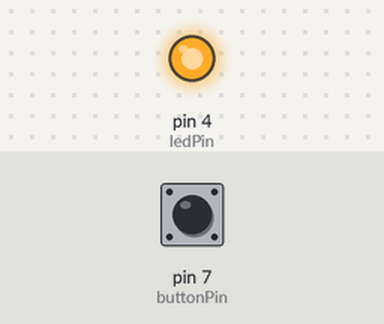
Recording of a sketch running on a simulated Arduino Uno, built with avr-gcc and run on an emulated ATmega328P. On the bench: output pins drawn as LEDs (lit = HIGH). The inputs (shaded band) are chosen by the test bench; at power-on: pin 7 (buttonPin) LOW. EEPROM starts erased.

Above: at 1.2 s.
1.3 s: pin 7 (buttonPin) pulled HIGH for 0.15 s
At 2.5 s:
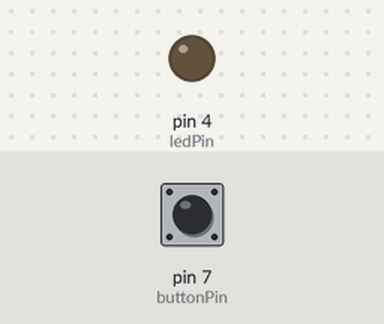
2.9 s: pin 7 (buttonPin) pulled HIGH for 1 s
At 3.7 s:
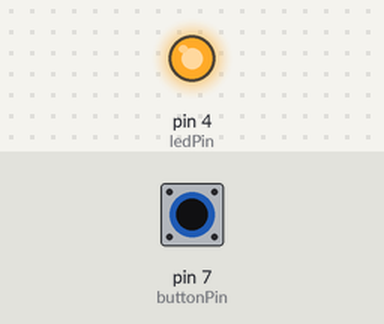
5.4 s: pin 7 (buttonPin) pulled HIGH for 3.2 s
At 6.9 s:
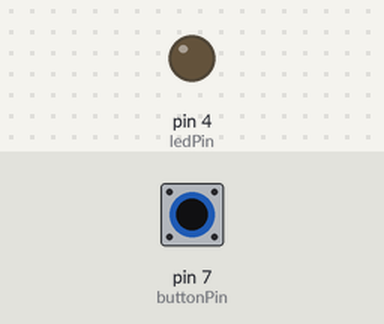
Timing chart, 0 to 8.4 s (numbered marks = the images above; inputs shaded):
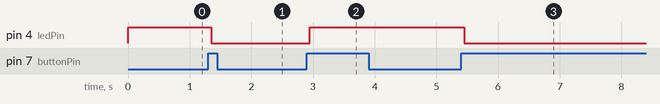

Measured:
- after the input at 1.3 s, pin 4 (ledPin): HIGH → LOW after 0.05 s
- after the input at 2.9 s, pin 4 (ledPin): LOW → HIGH after 0.05 s
- after the input at 5.4 s, pin 4 (ledPin): HIGH → LOW after 0.05 s

The sketch:

Hold_Last_State.ino
```cpp
#include <EEPROM.h>

const int buttonPin = 7;
const int ledPin = 4;

int ledState;
int buttonState;
int lastButtonState = LOW;

long lastDebounceTime = 0;
long debounceDelay = 50;

void setup() {
  pinMode(buttonPin, INPUT);
  pinMode(ledPin, OUTPUT);

  digitalWrite(ledPin, ledState);
  Serial.begin (9600);
  checkLedState();
}

void loop() {
  int reading = digitalRead(buttonPin);

  if(reading != lastButtonState) {
    lastDebounceTime = millis();
  }

  if((millis() - lastDebounceTime) > debounceDelay) {

    if(reading != buttonState) {
      buttonState = reading;

      if(buttonState == HIGH) {
        ledState = !ledState;
      }
    }
  }

  digitalWrite(ledPin, ledState);
  EEPROM.update(0, ledState);

  lastButtonState = reading;
}


void checkLedState() {
   ledState = EEPROM.read(0);
   if(ledState == 1) {
    digitalWrite(ledPin, HIGH);
   }
   if(ledState == 0) {
    digitalWrite(ledPin, LOW);
   }
}
```
